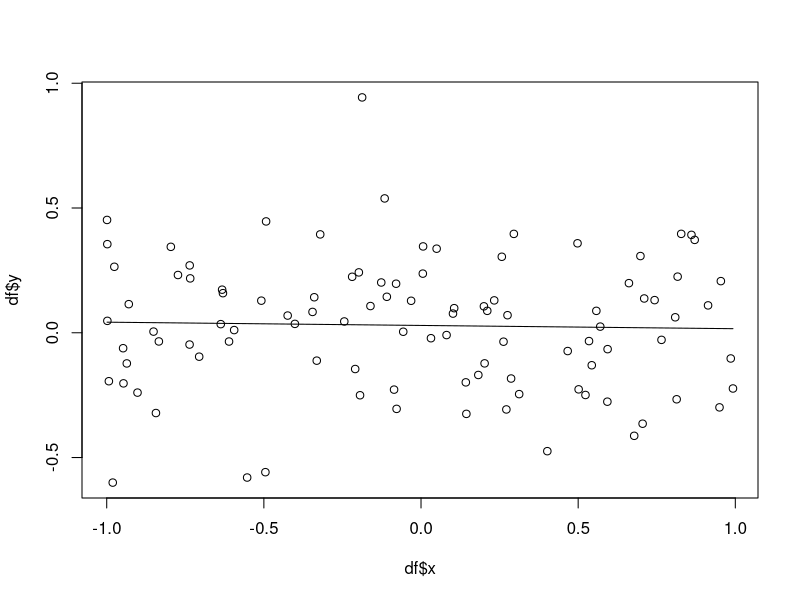

Source code (R): (Note: this script raises an error after producing the figure.)
library(tidyverse)


setwd("~/R/MATH552/quiz/1")
df <- read.csv("data1.csv", header = T)
m <- lm(y ~ x, data = df)
summary(m)

plot(df$x, df$y, type = "p")
lines(df$x, fitted(m))

x_t <- t(matrix(df$x))
y <- matrix(df$y)
y_hat <- fitted(m)
x_t%*%y_hat
x_t%*%y
df$x1 <- rnorm(100, mean = 56, sd = 199)
m1 <- lm(y ~ ., data = df)
X <- matrix(df$x, df$x1, nrow = 100, ncol = 2)
X %*% fitted(m1)
X %*% df$y
sum(fitted(m1))
sum(df$y)
